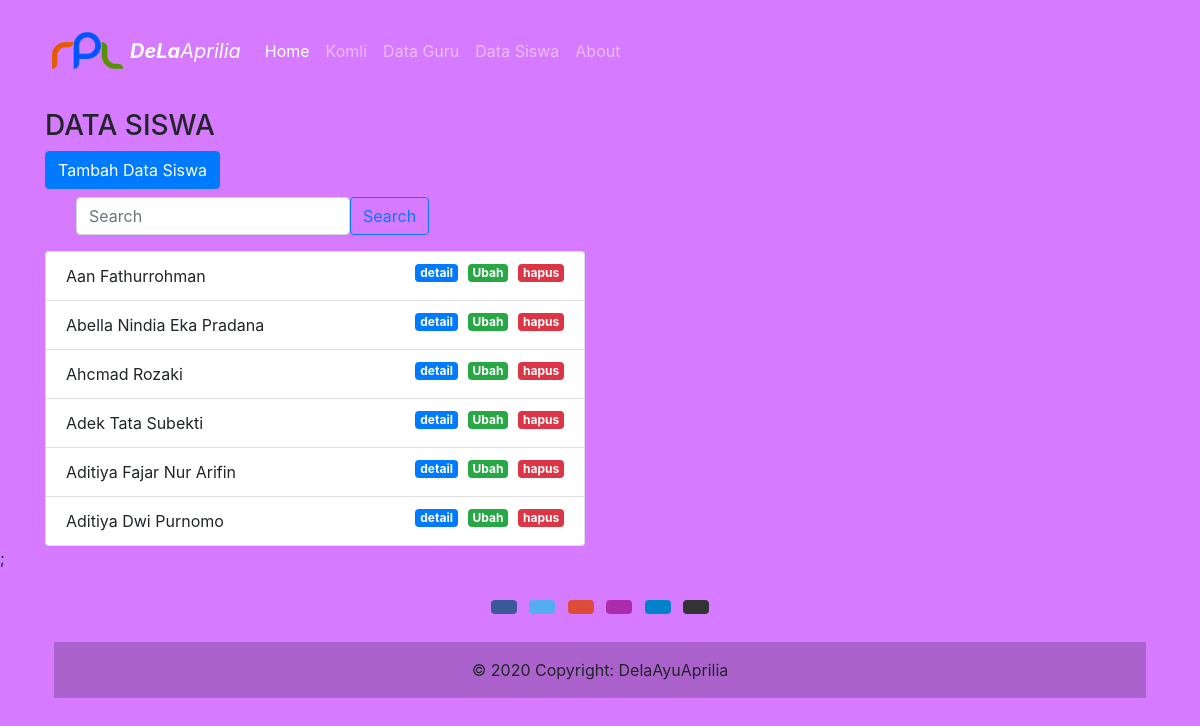
The app's page /public/siswa with its own data.
### tables this page shows
CREATE TABLE `siswa` (
  `id` int(10) NOT NULL,
  `nama` varchar(255) NOT NULL,
  `jenis_kelamin` varchar(255) NOT NULL,
  `alamat` varchar(255) NOT NULL
);

### app/core/Controller.php (called while the page is built, shortened)
<?php
class Controller {
    public function view($view, $data = []) {
        require_once "../app/view/" . $view . '.php';
    }
    public function model($model) {
        return new $model;
    }
}

### app/controller/Siswa.php (called while the page is built, shortened)
<?php
class Siswa extends Controller
{
    public function index()
    {
        $data['judul'] = "Detail Siswa";
        $data['siswa'] = $this->model("Siswa_model")->getAllBlog();
        $this->view('siswa/index', $data);
    }
}

### app/core/App.php (called while the page is built, shortened)
<?php
class App
{
    protected $method = "index";
    protected $params = [];
    public function __construct()
    {
            $this->controller = new $this->controller;
        call_user_func_array(
            [$this->controller, $this->method], $this->params);
    }
}
?>

### public/index.php (called while the page is built, shortened)
<?php
 $app = new App;

### app/core/Database.php (called while the page is built, shortened)
<?php
class Database {
    private $host = DB_HOST;
    private $user = DB_USER;
    private $pass = DB_PASS;
    private $db_name = DB_NAME;
    private $dbh;
    private $stmt;
    public function __construct()
    {
        $dsn = 'mysql:host=' . $this->host . ';dbname=' . $this->db_name;
        $option = [
            PDO::ATTR_PERSISTENT => true,
            PDO::ATTR_ERRMODE => PDO::ERRMODE_EXCEPTION
        ];
        try {
            $this->dbh = new PDO($dsn, $this->user, $this->pass, $option);
        } catch(PDOException $e) {
            die($e->getMessage());
        }
    }
    public function query($query)
    {
        $this->stmt = $this->dbh->prepare($query);
    }
    public function execute()
    {
        $this->stmt->execute();
    }
    public function resultAll()
    {
        $this->execute();
        return $this->stmt->fetchAll(PDO::FETCH_ASSOC);
    }
}

### app/model/Siswa_model.php (called while the page is built, shortened)
<?php
class Siswa_model
{
    private $table =  'siswa';
    private $db;
    public function __construct()
    {
        $this->db = new Database;
    }
    public function getAllBlog()
    {
        $this->db->query("SELECT * FROM " .$this->table);
        return $this->db->resultAll();
    }
}

### app/view/siswa/index.php (the view, shortened to what this page needs)
<body>
    <div class="container mt-2">
        <div class="row">
            <div class="col-6">
            <h3>DATA SISWA</h3>
            <button type="button" class="btn btn-primary tombolTambahData" data-toggle="modal" data-target="#formModal">Tambah  Data Siswa</button>
            <nav class="navbar bg-body-tertiary">
                <div class="container-fluid">
                    <from class="d-flex" role="search">
                        <input class="form-control me-2" type="search" placeholder="Search" aria-label="Search">
                        <button class="btn btn-outline-primary" type="submit">Search</button>
                    </from>
                </div>
            </nav>
                <ul class="list-group mt-2">
                <?php foreach ($data['siswa'] as $siswa) : ?>
                    <li class="list-group-item">
                    <?= $siswa['nama']; ?>
                    <a style="margin-ringht:10px;margin-left:10px;" href="<?= BASE_URL; ?>/siswa/hapus/<?= $siswa['id']; ?>" class="badge badge-danger float-right" onclick="return confirm('yakin?');">hapus</a>
                    <a style="margin-ringht:10px;margin-left:10px;" href="<?= BASE_URL; ?>/siswa/ubah/<?= $siswa['id']; ?>" class="badge badge-success float-right tampilModalUbah"   data-toggle="modal" data-target="#formModal" data-id="<?= $siswa['id']; ?>">Ubah</a>
                    <a style="margin-ringht:10px;margin-left:10px;" href="<?= BASE_URL; ?>/siswa/detail/<?= $siswa['id']; ?>" class="badge badge-primary float-right ">detail</a>
                </li>
                <?php endforeach; ?>
                </ul>
            </div>
        </div>
    </div>
</body>

### app/view/templates/header.php (style rules this page uses)
body { background-color: #D67BFF; }

### records on screen
siswa: nama "Aan Fathurrohman"
siswa: nama "Abella Nindia Eka Pradana"
siswa: nama "Ahcmad Rozaki"
siswa: nama "Adek Tata Subekti"
siswa: nama "Aditiya Fajar Nur Arifin"
siswa: nama "Aditiya Dwi Purnomo"
